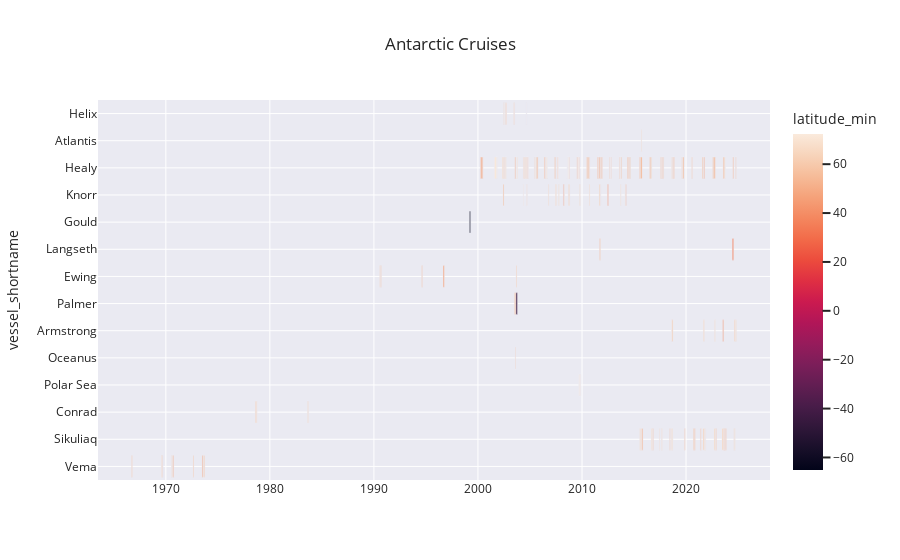

Notebook code for this chart:
### Markdown cell above
Now let's look just at polar cruises. 

TODO: R2R doesn't have position information listed for all of these. See if there's a way to extract it from the data and populate that part of the dataframe, or ask them to fix it.

### Code cell
# restrict to only polar cruises (use min and max lat)
mdf["is_arctic"]= mdf['latitude_max'] > 65
mdf["is_antarctic"]= mdf['latitude_min'] < -60

mdf_arctic = mdf[mdf.is_arctic == True]
mdf_antarctic = mdf[mdf.is_arctic == True]


title = "Antarctic Cruises"
fig = px.timeline(
    mdf_antarctic,
    x_start="depart_date",
    x_end="arrive_date",
    y="vessel_shortname",  # This will be the label for each bar on the y-axis
    color="latitude_min", # You can color by the same ID or another categorical column
    title=title,
    # Other optional arguments:
    hover_name="cruise_name", # Show more info on hover
    hover_data=["cruise_id", "waterbody_name", "cruise_doi"], # Show more info on hover
    # text="label_on_bar", # Text directly on the bar
    # facet_row="some_category", # For breaking down by a category
    # template="plotly_white" # or "plotly_dark", "ggplot2", "seaborn", etc.
    template = "seaborn"
)

# You might want to sort the y-axis (tasks) for better readability
fig.update_yaxes(autorange="reversed") # To display the first task at the top

fig.show()
fig.write_html("plots/Antarctic Cruises.html")

### Figure 1 — Plotly figure (JSON) as saved in the notebook; plotly's stock layout.template omitted (floating-point values rounded to 4 significant figures; data arrays with more than 128 entries replaced by an {"elided": "..."} marker saying what was removed)
{"data": [{"base": {"elided": "180 str values"}, "customdata": {"elided": "180x3 str values"}, "hovertemplate": "<b>%{hovertext}</b><br><br>depart_date=%{base}<br>arrive_date=%{x}<br>vessel_shortname=%{y}<br>cruise_id=%{customdata[0]}<br>waterbody_name=%{customdata[1]}<br>cruise_doi=%{customdata[2]}<br>latitude_min=%{marker.color}<extra></extra>", "hovertext": {"elided": "180 str values"}, "legendgroup": "", "marker": {"color": {"elided": "180 float values"}, "coloraxis": "coloraxis", "pattern": {"shape": ""}}, "name": "", "orientation": "h", "showlegend": false, "textposition": "auto", "type": "bar", "x": {"elided": "180 int values"}, "xaxis": "x", "y": {"elided": "180 str values"}, "yaxis": "y"}], "layout": {"autosize": true, "barmode": "overlay", "coloraxis": {"colorbar": {"title": {"text": "latitude_min"}}, "colorscale": [[0, "rgb(2,4,25)"], [0.0625, "rgb(24,15,41)"], [0.125, "rgb(47,23,57)"], [0.1875, "rgb(71,28,72)"], [0.25, "rgb(97,30,82)"], [0.3125, "rgb(123,30,89)"], [0.375, "rgb(150,27,91)"], [0.4375, "rgb(177,22,88)"], [0.5, "rgb(203,26,79)"], [0.5625, "rgb(223,47,67)"], [0.625, "rgb(236,76,61)"], [0.6875, "rgb(242,107,73)"], [0.75, "rgb(244,135,95)"], [0.8125, "rgb(245,162,122)"], [0.875, "rgb(246,188,153)"], [0.9375, "rgb(247,212,187)"], [1, "rgb(250,234,220)"]]}, "legend": {"tracegroupgap": 0}, "title": {"text": "Antarctic Cruises"}, "xaxis": {"anchor": "y", "autorange": true, "domain": [0, 1], "range": ["1963-06-25 10:40", "2028-01-26 13:20"], "type": "date"}, "yaxis": {"anchor": "x", "autorange": true, "domain": [0, 1], "range": [13.5, -0.5], "title": {"text": "vessel_shortname"}, "type": "category"}}}
